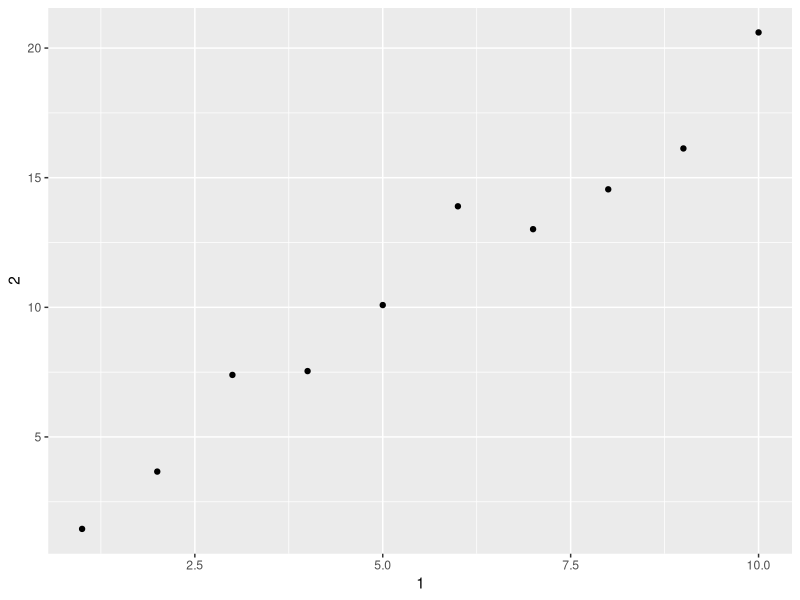

Reproduce this figure in R.
## ---- chunk 1
library("tidyverse")
## ---- chunk 2
mtcars
## ---- chunk 3
class(mtcars)
## ---- chunk 4
class(as_tibble(mtcars))
## ---- chunk 5
df <- data.frame(abc = 1, xyz = "a")
df$x
df[, "xyz"]
df[, c("abc", "xyz")]
## ---- chunk 6
tbl <- as_tibble(df)
tbl$x
tbl[, "xyz"]
tbl[, c("abc", "xyz")]
## ---- chunk 7
annoying <- tibble(
  `1` = 1:10,
  `2` = `1` * 2 + rnorm(length(`1`))
)
## ---- chunk 8
annoying[["1"]]
## ---- chunk 9
annoying$`1`
## ---- chunk 10
ggplot(annoying, aes(x = `1`, y = `2`)) +
  geom_point()
## ---- chunk 11
annoying[["3"]] <- annoying$`2` / annoying$`1`
## ---- chunk 12
annoying[["3"]] <- annoying[["2"]] / annoying[["1"]]
## ---- chunk 13
annoying <- rename(annoying, one = `1`, two = `2`, three = `3`)
glimpse(annoying)
## ---- chunk 14
enframe(c(a = 1, b = 2, c = 3))
